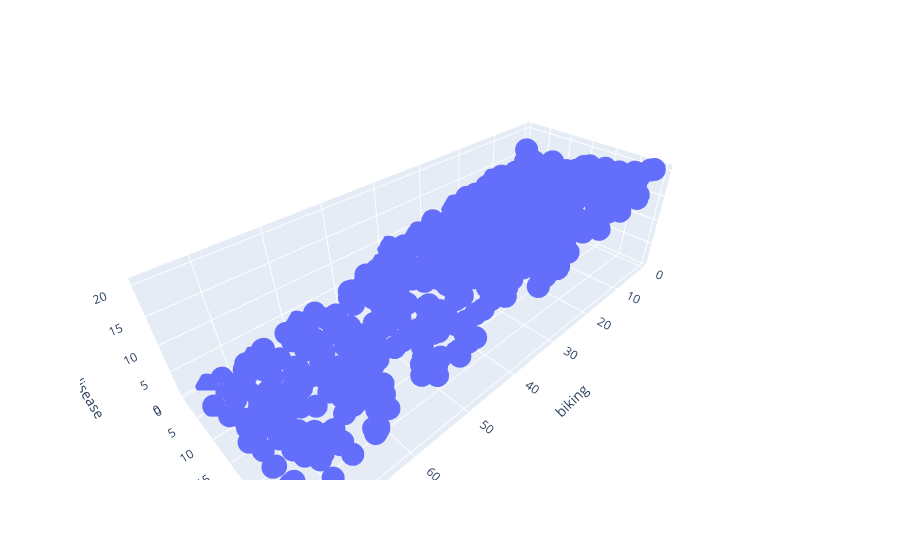

Notebook code cell kept with this figure:
### Markdown cell above
# Daten als Skatterplot visualisieren

### Code cell
import plotly.express as px
#df1 = df['charges'].copy()*0.00+5
fig = px.scatter_3d(df, x='biking', y='smoking', z='heart.disease')
fig.show()

### Figure 1 — Plotly figure (JSON) as saved in the notebook; plotly's stock layout.template omitted (floating-point values rounded to 4 significant figures; data arrays with more than 128 entries replaced by an {"elided": "..."} marker saying what was removed)
{"data": [{"hovertemplate": "biking=%{x}<br>smoking=%{y}<br>heart.disease=%{z}<extra></extra>", "legendgroup": "", "marker": {"color": "#636efa", "symbol": "circle"}, "mode": "markers", "name": "", "scene": "scene", "showlegend": false, "x": {"elided": "498 float values"}, "y": {"elided": "498 float values"}, "z": {"elided": "498 float values"}, "type": "scatter3d"}], "layout": {"scene": {"domain": {"x": [0.0, 1.0], "y": [0.0, 1.0]}, "xaxis": {"title": {"text": "biking"}}, "yaxis": {"title": {"text": "smoking"}}, "zaxis": {"title": {"text": "heart.disease"}}}, "legend": {"tracegroupgap": 0}, "margin": {"t": 60}}}
